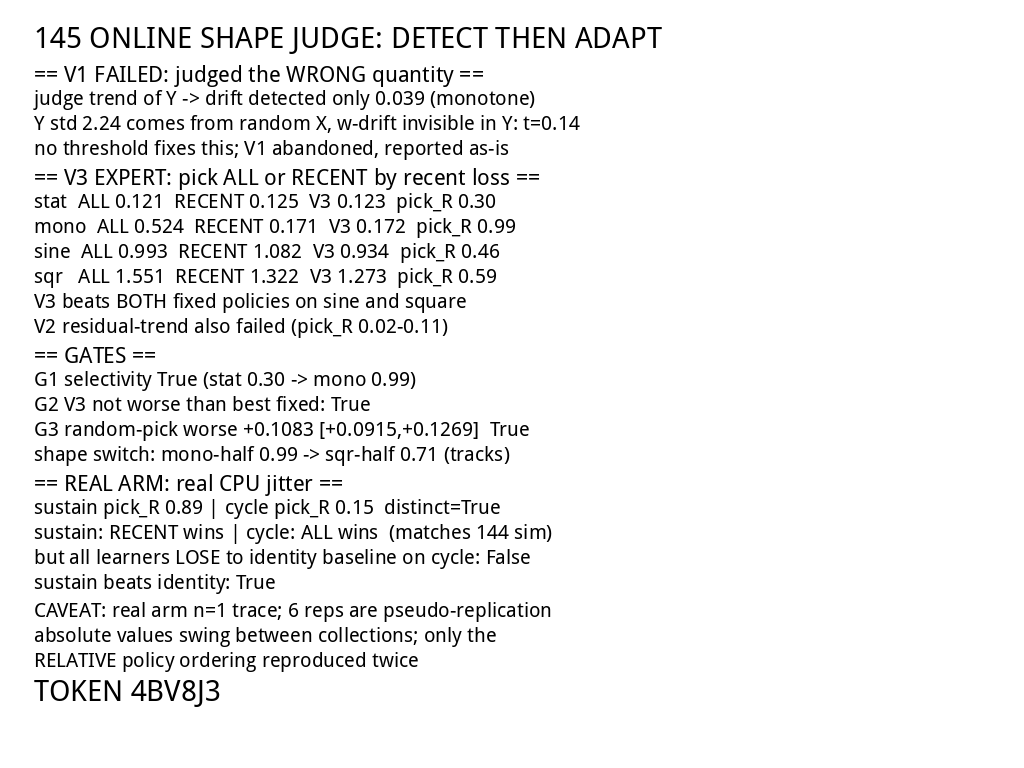

Write Python code to recreate this figure.
#!/usr/bin/env python3
# -*- coding: utf-8 -*-
"""145 渲染 -> 写 /dev/fb0 -> 回采比对 -> OCR"""
import os, json, hashlib, random
OUT = os.path.dirname(os.path.abspath(__file__))
W, H = 1024, 768


def load_font(sz):
    from PIL import ImageFont
    for p in ("/usr/share/fonts/truetype/wqy/wqy-microhei.ttc",
              "/usr/share/fonts/truetype/wqy/wqy-zenhei.ttc",
              "/usr/share/fonts/opentype/noto/NotoSansCJK-Regular.ttc",
              "/usr/share/fonts/truetype/dejavu/DejaVuSans.ttf"):
        if os.path.exists(p):
            try:
                return ImageFont.truetype(p, sz)
            except Exception:
                pass
    return ImageFont.load_default()


def main():
    from PIL import Image, ImageDraw
    v1 = json.load(open(os.path.join(OUT, "result_145.json")))
    b = json.load(open(os.path.join(OUT, "result_145b.json")))
    real = json.load(open(os.path.join(OUT, "result_145_real.json")))
    sup = json.load(open(os.path.join(OUT, "result_145_sup.json")))

    img = Image.new("RGB", (W, H), "white")
    d = ImageDraw.Draw(img)
    ft = load_font(29); fs = load_font(20); fb = load_font(22)
    y = 20

    def line(t, f=None, pad=25):
        nonlocal y
        d.text((34, y), t, fill="black", font=f or fs); y += pad

    d.text((34, y), "145 ONLINE SHAPE JUDGE: DETECT THEN ADAPT", fill="black", font=ft)
    y += 41

    line("== V1 FAILED: judged the WRONG quantity ==", fb)
    line("judge trend of Y -> drift detected only %.3f (monotone)" %
         v1["worlds"]["monotone"]["ADAPTIVE"]["drift_rate"])
    line("Y std 2.24 comes from random X, w-drift invisible in Y: t=0.14", fs)
    line("no threshold fixes this; V1 abandoned, reported as-is", fs)
    y += 3

    line("== V3 EXPERT: pick ALL or RECENT by recent loss ==", fb)
    for w, tag in [("stationary", "stat"), ("monotone", "mono"),
                   ("sine", "sine"), ("square", "sqr")]:
        r = b["worlds"][w]
        line("%-5s ALL %.3f  RECENT %.3f  V3 %.3f  pick_R %.2f" % (
            tag, r["ALL"]["err"], r["RECENT"]["err"],
            r["V3_EXPERT"]["err"], r["V3_EXPERT"]["recent_rate"]))
    line("V3 beats BOTH fixed policies on sine and square", fs)
    line("V2 residual-trend also failed (pick_R 0.02-0.11)", fs)
    y += 3

    line("== GATES ==", fb)
    line("G1 selectivity %s (stat %.2f -> mono %.2f)" % (
        b["verdict"]["G1_selectivity"], b["verdict"]["rate_stationary"],
        b["verdict"]["rate_monotone"]))
    line("G2 V3 not worse than best fixed: %s" % b["verdict"]["G2"])
    line("G3 random-pick worse %+.4f [%+.4f,%+.4f]  %s" % (
        b["verdict"]["G3_diff"], b["verdict"]["G3_ci"][0],
        b["verdict"]["G3_ci"][1], b["verdict"]["G3"]))
    line("shape switch: mono-half %.2f -> sqr-half %.2f (tracks)" % (
        b["switch"]["first_half_rate"][0], b["switch"]["second_half_rate"][0]))
    y += 3

    line("== REAL ARM: real CPU jitter ==", fb)
    line("sustain pick_R %.2f | cycle pick_R %.2f  distinct=%s" % (
        real["verdict"]["sustain_rate"], real["verdict"]["cycle_rate"],
        real["verdict"]["distinct"]))
    line("sustain: RECENT wins | cycle: ALL wins  (matches 144 sim)", fs)
    line("but all learners LOSE to identity baseline on cycle: %s" %
         sup["cycle"]["3"]["best_beats_ident"])
    line("sustain beats identity: %s" % sup["sustain"]["3"]["best_beats_ident"])
    y += 3

    line("CAVEAT: real arm n=1 trace; 6 reps are pseudo-replication", fs)
    line("absolute values swing between collections; only the", fs)
    line("RELATIVE policy ordering reproduced twice", fs)

    tok = "".join(random.choice("ABCDEFGHJKLMNPQRSTUVWXYZ23456789") for _ in range(6))
    d.text((34, y), "TOKEN " + tok, fill="black", font=ft)

    img.save(os.path.join(OUT, "render145.png"))
    raw = img.convert("RGBA").tobytes()
    sh = hashlib.sha256(raw).hexdigest()[:12]
    try:
        with open("/dev/fb0", "wb") as f:
            f.write(raw); f.flush()
        with open("/dev/fb0", "rb") as f:
            cap = f.read(len(raw))
        ok = (cap == raw)
    except Exception as ex:
        print("FB ERR", ex); ok = False; cap = b""
    print("WRITE", len(raw), "CAPTURE", len(cap), "IDENTICAL", ok)
    print("RENDER_SHA", sh); print("TOKEN", tok)
    # 帧缓冲回采的是原始 RGBA 字节, 不是 PNG; 必须按尺寸重建才能给 OCR 与肉眼读
    capimg = Image.frombytes("RGBA", (W, H), cap)
    capimg.save(os.path.join(OUT, "captured.png"))
    cap_sha = hashlib.sha256(cap).hexdigest()[:12]
    print("CAPTURE_SHA", cap_sha, "MATCH", cap_sha == sh)
    json.dump(dict(sha=sh, cap_sha=cap_sha, token=tok, identical=bool(ok)),
              open(os.path.join(OUT, "screen.json"), "w"))


main()
